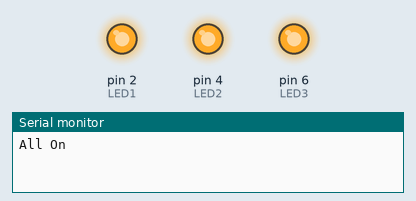
Simulated run of this sketch. Board: Arduino Uno, built with avr-gcc and run on an emulated ATmega328P. Shown: output pins drawn as LEDs (lit = HIGH), the last lines printed to the serial monitor.

Above: at 0.5 s.
At 3.5 s:
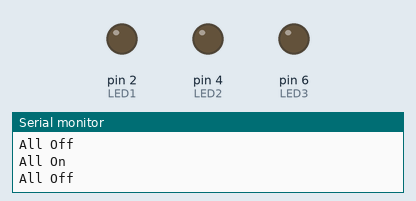
Timing chart, 0 to 4.6 s (numbered marks = the images above):
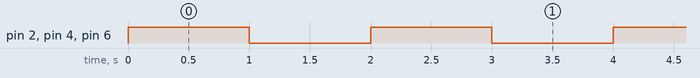

Measured:
- by itself, pin 2 (LED1), pin 4 (LED2), pin 6 (LED3): alternates HIGH for 1.0 s and LOW for 1.0 s

The sketch:

sketch_sep15c.ino
```cpp
int LED1 = 2;
int LED2 = 4;
int LED3 = 6;

void setup(){
Serial.begin(9600);
pinMode(LED1, OUTPUT);
pinMode(LED2, OUTPUT);
pinMode(LED3, OUTPUT);
}
int serialData;

void loop(){
digitalWrite(LED1, HIGH);
digitalWrite(LED2, HIGH);
digitalWrite(LED3, HIGH);
Serial.println("All On");
delay(1000);

digitalWrite(LED1, LOW);
digitalWrite(LED2, LOW);
digitalWrite(LED3, LOW);
Serial.println("All Off");
delay(1000);
}
```
